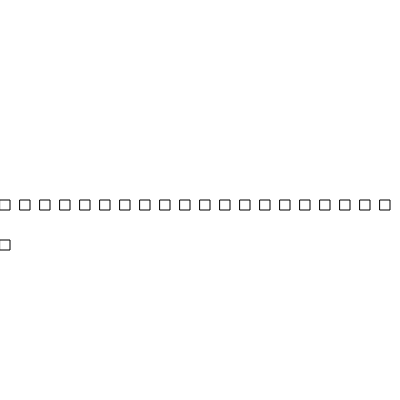
Frame 1 (no input)
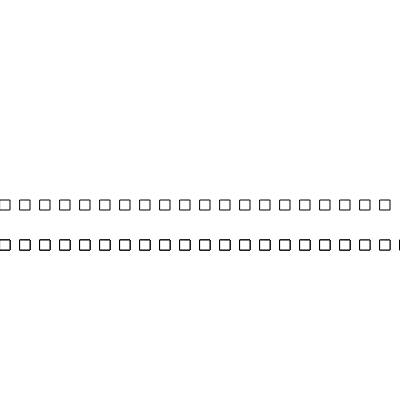
Frame 60 (no input)
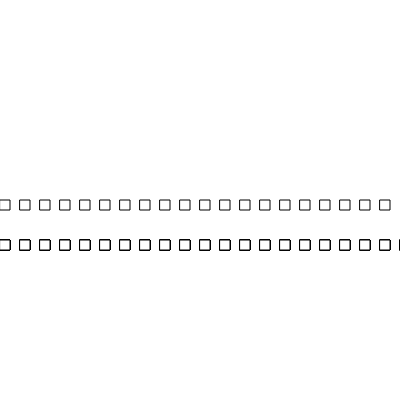
Frame 120 (the mouse pressed at the canvas centre since frame 60)

The p5.js sketch that drew these frames (run headless with seeded random() and noise() and a simulated clock; from frame 60 on, the mouse is pressed at the canvas centre):

// p5.js sketch
// ── sketch.js
// Assumptions about counting
// counting by 1
// direction, increasing
// no stopping
// started at 1
// rate of change

// Anatomy of a for loop
// 1. Starting place
// 2. Stopping place
// 3. Amount of change

let xpos;
let xlen = 20;

let xpos2 = 0;
let ypos2;

function setup() {
  createCanvas(400, 400);
  // for (let aVar = initVal; avar < endVal; aVar += changeVal)
  for (xpos = 0; xpos < width; xpos += xlen) {
  // for (counter = 0; counter < 9; counter ++) {
    console.log(xpos);
    rect(xpos,height/2,10,10)
  }
  ypos2 = height/2+40;
}

function draw() {
  // background(220);
  rect(xpos2,ypos2,10,10)
  xpos2 += xlen;
  if (xpos2 > width) {
    xpos2 = 0;
  }
}

// https://editor.p5js.org/jht1493/sketches/nlrTRwfL2
// for loop to draw animation

// https://editor.p5js.org/enickles/sketches/L4TRiCcCi
// ICM-06 Example - ICM 21 Week 4 - Anatomy for a for loop 
